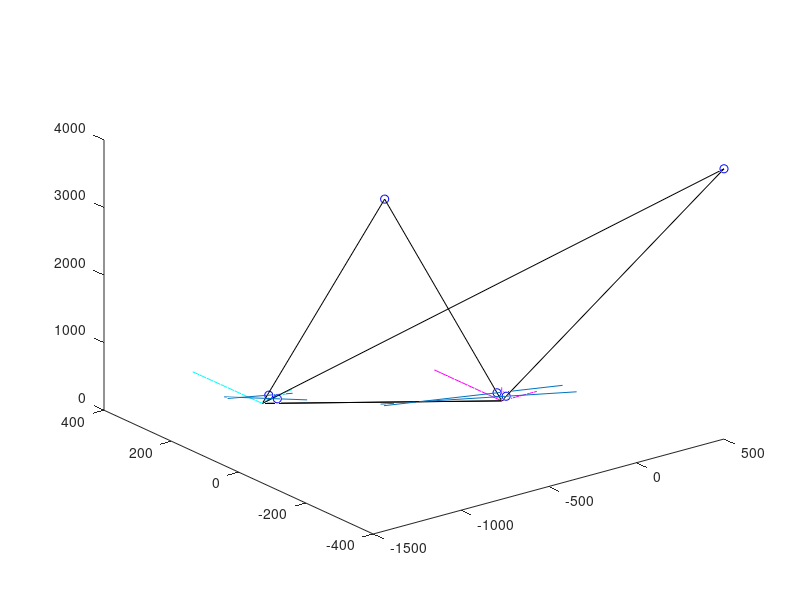

MATLAB code to generate this figure: (Note: this script raises an error after producing the figure.)
%Visual Perception
%Lab Report 3: Epipolar lines
%Author:Raabid Hussain
%optional part

close all;
clc;
clear;

%defining transformation parameters
au1 = 100;
av1 = 120;
uo1 = 128;
vo1 = 128;
R1=eye(3);
T1=[0;0;0];
au2 = 90;
av2 = 110;
uo2 = 128;
vo2 = 128;
ax = 0.1;
by = pi/4;
cz = 0.2;
tx = -1000;
ty = 190;
tz = 230;
f=80;

%defining transformation between two cameras
A1=[au1 0 uo1;0 av1 vo1;0 0 1];
A2=[au2 0 uo2;0 av2 vo2;0 0 1 ];
R=[1 0 0;0 cos(ax) -sin(ax);0 sin(ax) cos(ax)]*[cos(by) 0 sin(by); 0 1 0;-sin(by) 0 cos(by)]*[cos(cz) -sin(cz) 0;sin(cz) cos(cz) 0; 0 0 1];
T=[tx;ty;tz];
E=[R T];
E=[E;0 0 0 1];
t=[0 -tz ty;tz 0 -tx;-ty tx 0];
F=inv(A2')*R'*t*inv(A1);
F=F/F(3,3);

%defining 3D data points
V(:,1) = [100;400;2000;1];
V(:,2) = [500;-400;4000;1];


%intrinsics
I1=[au1 0 uo1 0;0 av1 vo1 0;0 0 1 0];
I2=[au2 0 uo2 0;0 av2 vo2 0;0 0 1 0];
E2=[R' -R'*T];
E2=[E2;0 0 0 1];
E1=[R1 T1];
E1=[E1;0 0 0 1];
%Transformation from 3d to 2d camera planes using intirinsic approach
cc1=I1*E1*V;
cc2=I2*E2*V;
%normalizing the 2d points
for i=1:2
    cc1(1,i)=cc1(1,i)/cc1(3,i);
    cc1(2,i)=cc1(2,i)/cc1(3,i);
    cc1(3,i)=cc1(3,i)/cc1(3,i);
    cc2(1,i)=cc2(1,i)/cc2(3,i);
    cc2(2,i)=cc2(2,i)/cc2(3,i);
    cc2(3,i)=cc2(3,i)/cc2(3,i);
end

%defining 2D points on image planes
c1(1,:)=f*V(1,:)./V(3,:);
c1(2,:)=f*V(2,:)./V(3,:);
c1(3,:)=f;
c1(4,:)=1;
c2=E*c1;

%drawing points
plot3(V(1,:),V(2,:),V(3,:),'bo');
hold on;
plot3(c1(1,:),c1(2,:),c1(3,:),'bo');
plot3(c2(1,:),c2(2,:),c2(3,:),'bo');


%World coordinate system
z0=[0 0 0 0 0 0 0 0 0 0 0];
xw=0:20:200;
xw=[xw;z0;z0];
yw=0:20:200;
yw=[z0;yw;z0];
zw=0:20:200;
zw=[z0;z0;zw];

plot3(xw(1,:),xw(2,:),xw(3,:),'m')
plot3(yw(1,:),yw(2,:),yw(3,:),'m')
plot3(zw(1,:),zw(2,:),zw(3,:),'m')


%Camera 2 coordinate system
xc=E*[xw;z0+1];
yc=E*[yw;z0+1];
zc=E*[zw;z0+1];

plot3(xc(1,:),xc(2,:),xc(3,:),'c')
plot3(yc(1,:),yc(2,:),yc(3,:),'c')
plot3(zc(1,:),zc(2,:),zc(3,:),'c')

%origins of camera coordinate system
c=[0;0;0;1];
c=[c c];
co=E*c;

%drawing triangulation
plot3([V(1,:);c(1,:)],[V(2,:);c(2,:)],[V(3,:);c(3,:)],'k')
plot3([V(1,:);co(1,:)],[V(2,:);co(2,:)],[V(3,:);co(3,:)],'k')
plot3([co(1,:);c(1,:)],[co(2,:);c(2,:)],[co(3,:);c(3,:)],'k')


%2D points to 3d points
C1=F*cc1(1:3,:);
C2=F'*cc2(1:3,:);

%epipolar lines
for i=1:2
    m2(i)=-C1(1,i)/C1(2,i);
    d2(i)=-C1(3,i)/C1(2,i);
    m1(i)=-C2(1,i)/C2(2,i);
    d1(i)=-C2(3,i)/C2(2,i);
end

%plotting epipolar lines on cameras
for i=1:2
    y11(i)=m1(i)*-500 + d1(i);
    y12(i)=m1(i)*500 + d1(i);
    poin1=[[(-500-128)/(au1/f); (y11(i)-128)/(av1/f); f; 1],[(500-128)/(au1/f); (y12(i)-128)/(av1/f); 80; 1]];
    poin2=E*poin1;
    line([poin2(1,:)],[poin2(2,:)],[poin2(3,:)]);
    line([poin1(1,:)],[poin1(2,:)],[poin1(3,:)]);
    hold on;
end


%epipolar points
[ep1x ep1y]=polyxpoly([(-500-128)/(au1/f) (500-128)/(au1/f)],[(y11(1)-128)/(av1/f) (y12(1)-128)/(av1/f)],[(-500-128)/(au1/f) (500-128)/(au1/f)],[(y11(2)-128)/(av1/f) (y12(2)-128)/(av1/f)])
ep1=[ep1x;ep1y;f;1]
ep2=E*ep1
scatter3(ep1x,ep1y,f,'go')
plot3(ep2(1),ep2(2),ep2(3),'go')

%image plane
plane=[-128; -128; f];
plane=[plane [-128; 128 ;f]];
plane=[plane [128; 128 ;f]];
plane=[plane [128; -128 ;f]];
plane=[plane [-128; -128 ;f]];
plot3(plane(1,:), plane(2,:), plane(3,:),'r');
plane=E*[plane;1 1 1 1 1];
plot3(plane(1,:), plane(2,:), plane(3,:),'r');
